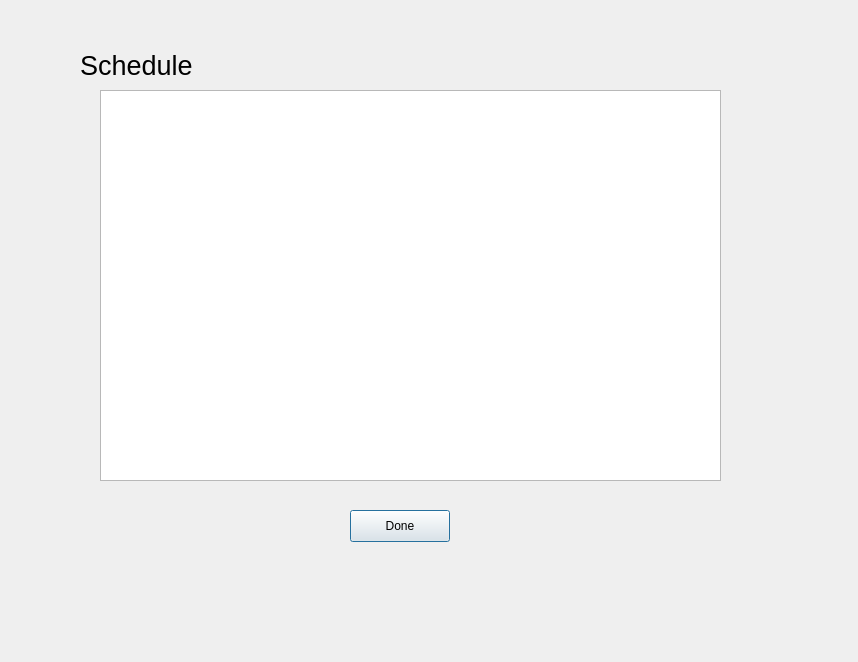
<?xml version="1.0" encoding="UTF-8"?>
<ui version="4.0">
 <class>viewschedule</class>
 <widget class="QDialog" name="viewschedule">
  <property name="geometry">
   <rect>
    <x>0</x>
    <y>0</y>
    <width>858</width>
    <height>662</height>
   </rect>
  </property>
  <property name="windowTitle">
   <string>Dialog</string>
  </property>
  <widget class="QLabel" name="label">
   <property name="geometry">
    <rect>
     <x>80</x>
     <y>40</y>
     <width>251</width>
     <height>51</height>
    </rect>
   </property>
   <property name="font">
    <font>
     <pointsize>20</pointsize>
    </font>
   </property>
   <property name="text">
    <string>Schedule</string>
   </property>
  </widget>
  <widget class="QTableWidget" name="tableWidget">
   <property name="geometry">
    <rect>
     <x>100</x>
     <y>90</y>
     <width>621</width>
     <height>391</height>
    </rect>
   </property>
  </widget>
  <widget class="QPushButton" name="done">
   <property name="geometry">
    <rect>
     <x>350</x>
     <y>510</y>
     <width>100</width>
     <height>32</height>
    </rect>
   </property>
   <property name="text">
    <string>Done</string>
   </property>
  </widget>
 </widget>
 <resources/>
 <connections/>
</ui>
